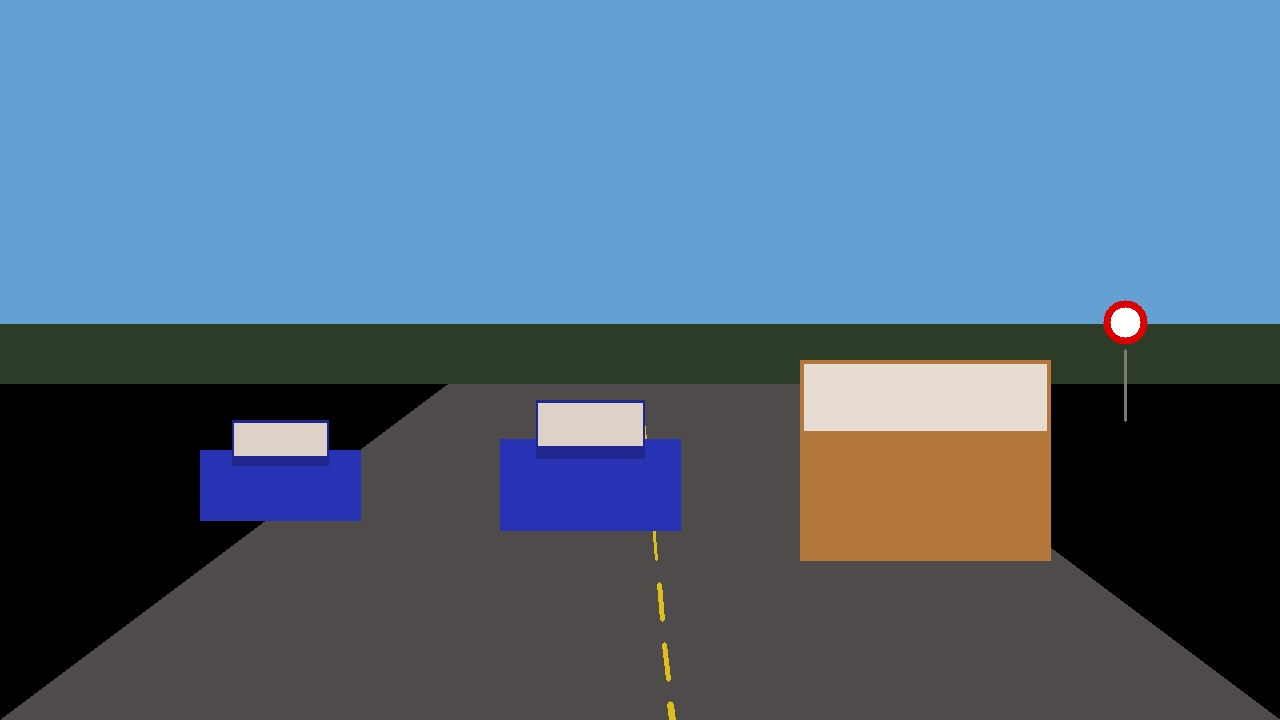
#> input picture data/sample/images/100k/train/sample_0001_train.jpg, 1280 x 720 px, found by its file name
$ python pedestrian_crossing.py
#> lines starting #> are read from the running program, lines starting #| are printed output that depends on the picture; after the words box and inside, x2 and y2 are one past the last pixel; in counts of white or black regions, pixels touching at a corner belong together
### carla_scenarios/scenario_base.py
"""
CARLA Scenario Base & Physics Engine.
Defines scenario parameters, ego vehicle kinematics, actor trajectories,
and frame generation for both live CARLA simulator and standalone simulation.
"""

from __future__ import annotations
from dataclasses import dataclass
import os
import numpy as np
import cv2
from typing import Any, Dict, List, Tuple


@dataclass
class ActorState:
    """State of an actor (vehicle, pedestrian) in camera coordinates (X: right, Y: down, Z: forward)."""

    actor_id: int
    class_name: str
    x: float  # metres (lateral offset from camera optical axis)
    y: float  # metres (vertical offset, 0 is camera height ~1.6m above road)
    z: float  # metres (longitudinal distance forward)
    width: float  # physical width in metres
    height: float  # physical height in metres
    length: float  # physical length in metres
    vx: float = 0.0  # lateral velocity m/s
    vz: float = 0.0  # longitudinal velocity m/s

    def get_bbox_2d(
        self, f: float = 640.0, cx: float = 640.0, cy: float = 360.0
    ) -> List[float]:
        """Projects 3D bounding box to 2D image coordinates [x1, y1, x2, y2]."""
        if self.z <= 0.1:
            return [0.0, 0.0, 0.0, 0.0]

        # Center in image
        u_c = cx + (self.x / self.z) * f
        v_c = cy + (self.y / self.z) * f

        # Pixel dimensions
        w_px = (self.width / self.z) * f
        h_px = (self.height / self.z) * f

        x1 = max(0.0, u_c - w_px / 2.0)
        y1 = max(0.0, v_c - h_px / 2.0)
        x2 = min(1280.0, u_c + w_px / 2.0)
        y2 = min(720.0, v_c + h_px / 2.0)

        return [float(x1), float(y1), float(x2), float(y2)]


@dataclass
class EgoVehicleKinematics:
    """Ego vehicle longitudinal kinematics with throttle, braking, and physics."""

    speed_mps: float = 8.33  # ~30 km/h initial speed
    position_m: float = 0.0
    throttle: float = 0.3
    brake: float = 0.0
    steer: float = 0.0
    max_accel: float = 2.5  # m/s^2
    max_brake_decel: float = 6.5  # m/s^2
    is_stopped: bool = False

    def update(self, dt: float = 0.05) -> None:
        if self.brake > 0.0:
            # Active braking
            decel = self.brake * self.max_brake_decel
            self.speed_mps = max(0.0, self.speed_mps - decel * dt)
            if self.speed_mps < 0.1:
                self.speed_mps = 0.0
                self.is_stopped = True
        else:
            # Cruising with throttle
            target_speed = 8.33 * max(0.1, self.throttle / 0.3)
            if self.speed_mps < target_speed:
                self.speed_mps = min(target_speed, self.speed_mps + self.max_accel * dt)

        self.position_m += self.speed_mps * dt


class ScenarioSimulation:
    """
    Simulates a dynamic driving scenario generating synchronized RGB + 24-bit Depth frames
    at 20 FPS with active ego vehicle reaction.
    """

    def __init__(
        self, scenario_name: str = "pedestrian", weather: str = "clear"
    ) -> None:
#> called with scenario_name = 'pedestrian', weather = 'clear'
        self.scenario_name = scenario_name.lower()
        self.weather = weather.lower()
        self.fps = 20.0
        self.dt = 1.0 / self.fps
        self.frame_idx = 0
        self.sim_time = 0.0
        self.ego = EgoVehicleKinematics()
        self.actors: List[ActorState] = []

        # Precompute static road depth template
        h, w = 720, 1280
        self._road_depth = np.full((h, w), 80.0, dtype=np.float32)
        horizon = 360
        y_coords = np.arange(horizon, h, dtype=np.float32)
        dists = np.clip((1.6 * 640.0) / (y_coords - horizon + 1e-3), 2.0, 80.0)
        self._road_depth[horizon:, :] = dists[:, None]

        # Asset memory cache to eliminate per-frame disk I/O
        self._assets = {}
        for key in ("pedestrian", "car"):
            p = f"data/sample/assets/{key}.png"
            if os.path.exists(p):
                self._assets[key] = cv2.imread(p)

        # Precompute rain streak overlays (10 cyclic patterns)
        self._rain_patterns = []
        for seed in range(10):
            np.random.seed(seed)
            r_layer = np.zeros((h, w, 3), dtype=np.uint8)
            num_streaks = 120
            rx = np.random.randint(0, w, num_streaks)
            ry = np.random.randint(0, h - 20, num_streaks)
            for x, y in zip(rx, ry):
                cv2.line(r_layer, (x, y), (x + 2, y + 15), (200, 200, 220), 1)
            self._rain_patterns.append(r_layer)

        self._init_scenario()

    def _init_scenario(self) -> None:
        self.ego = EgoVehicleKinematics(speed_mps=8.5, throttle=0.3)
        self.actors.clear()

        if "pedestrian" in self.scenario_name:
            # Pedestrian crossing from right sidewalk (x=+3.5m) to left (x=-3.5m) at distance z=26m
            # Walking speed: -1.2 m/s lateral
            ped = ActorState(
                actor_id=101,
                class_name="person",
                x=3.2,
                y=0.2,  # centered near eye height
                z=25.0,
                width=0.6,
                height=1.75,
                length=0.4,
                vx=-1.1,  # crossing towards ego lane center (x=0)
                vz=0.0,
            )
            self.actors.append(ped)

        elif "lead_car" in self.scenario_name or "lead" in self.scenario_name:
            # Lead vehicle 22m ahead traveling at same initial speed, then brakes hard at t=1.0s
            lead = ActorState(
                actor_id=202,
                class_name="car",
                x=0.0,  # directly in ego lane
                y=0.2,
                z=22.0,
                width=1.9,
                height=1.5,
                length=4.5,
                vx=0.0,
                vz=8.0,  # initially cruising at 8 m/s
            )
            self.actors.append(lead)

        elif "night" in self.scenario_name:
            # Night scenario: lead vehicle at 28m and oncoming traffic at x=-3.5m
            lead = ActorState(
                actor_id=303,
                class_name="car",
                x=0.0,
                y=0.2,
                z=28.0,
                width=1.9,
                height=1.5,
                length=4.5,
                vx=0.0,
                vz=7.5,
            )
            self.actors.append(lead)
            self.weather = "night"

        elif "rain" in self.scenario_name:
            # Rain scenario: pedestrian on shoulder and car ahead
            car = ActorState(
                actor_id=404,
                class_name="car",
                x=0.1,
                y=0.2,
                z=24.0,
                width=1.9,
                height=1.5,
                length=4.5,
                vx=0.0,
                vz=6.5,
            )
            self.actors.append(car)
            self.weather = "rain"

        else:
            # Generic highway scenario
            car = ActorState(
                actor_id=505,
                class_name="car",
                x=0.0,
                y=0.2,
                z=26.0,
                width=1.9,
                height=1.5,
                length=4.5,
            )
            self.actors.append(car)

    def apply_control(
        self, throttle: float = 0.0, brake: float = 0.0, steer: float = 0.0
    ) -> None:
        self.ego.throttle = float(throttle)
        self.ego.brake = float(brake)
        self.ego.steer = float(steer)

    def step(self) -> Tuple[np.ndarray, np.ndarray, Dict[str, Any]]:
        """
        Advances simulation by 1 tick (dt=0.05s).
        Returns:
            rgb_frame: np.ndarray (720, 1280, 3) BGR8
            depth_gt: np.ndarray (720, 1280, 3) CARLA 24-bit encoded depth
            telemetry: Dict with ego speed, braking, actor states
        """
        old_ego_pos = self.ego.position_m
        self.ego.update(self.dt)
        ego_delta = self.ego.position_m - old_ego_pos
        self.sim_time += self.dt
        self.frame_idx += 1

        # Update actors relative to ego vehicle
        for actor in self.actors:
            # Longitudinal distance decreases as ego advances
            actor.z = max(1.5, actor.z + (actor.vz * self.dt) - ego_delta)
            # Lateral position changes by actor vx
            actor.x += actor.vx * self.dt

            # Scenario specific logic
            if "lead" in self.scenario_name and self.sim_time > 1.2:
                # Lead car applies emergency brakes at t=1.2s
                actor.vz = max(0.0, actor.vz - 5.5 * self.dt)

        # Generate frames
        rgb_frame, depth_gt = self._render_frame()

        telemetry = {
            "frame_idx": self.frame_idx,
            "sim_time": self.sim_time,
            "ego_speed_kmh": self.ego.speed_mps * 3.6,
            "ego_brake": self.ego.brake,
            "ego_throttle": self.ego.throttle,
            "ego_stopped": self.ego.is_stopped,
            "actors": [
                {
                    "id": a.actor_id,
                    "class": a.class_name,
                    "x": a.x,
                    "z": a.z,
                    "bbox": a.get_bbox_2d(),
                }
                for a in self.actors
            ],
        }

        return rgb_frame, depth_gt, telemetry

    def _render_frame(self) -> Tuple[np.ndarray, np.ndarray]:
        """Renders synthetic driving scene matching CARLA camera intrinsics & depth encoding."""
        h, w = 720, 1280
        bg_path = "data/sample/images/100k/train/sample_0001_train.jpg"
        if not hasattr(self, "_base_bg") or self._base_bg is None:
            if os.path.exists(bg_path):
                self._base_bg = cv2.imread(bg_path)
#> self._base_bg is the input picture: shape (720, 1280, 3); mean B, G, R 128.9, 106.9, 82.2
            else:
                self._base_bg = np.zeros((h, w, 3), dtype=np.uint8)
                self._base_bg[:360, :] = [185, 140, 100]
                self._base_bg[360:, :] = [65, 65, 65]

        rgb = self._base_bg.copy()
        depth_m = self._road_depth.copy()

        horizon = 360
        if "night" in self.weather:
            rgb = cv2.convertScaleAbs(rgb, alpha=0.35, beta=-20)
        elif "rain" in self.weather:
            rgb = cv2.convertScaleAbs(rgb, alpha=0.85, beta=10)

        # 2. Lane markings (left and right)
        lane_pts_left = []
        lane_pts_right = []
        for y in range(horizon + 20, h, 20):
            z = (1.6 * 640.0) / (y - horizon)
            # Left lane at x = -1.8m, right lane at x = +1.8m
            u_l = int(640 + (-1.8 / z) * 640.0)
            u_r = int(640 + (1.8 / z) * 640.0)
            lane_pts_left.append((u_l, y))
            lane_pts_right.append((u_r, y))

        for (ul, y), (ur, _) in zip(lane_pts_left, lane_pts_right):
            if 0 <= ul < w:
                cv2.circle(rgb, (ul, y), 3, (255, 255, 255), -1)
            if 0 <= ur < w:
                cv2.circle(rgb, (ur, y), 3, (255, 255, 255), -1)
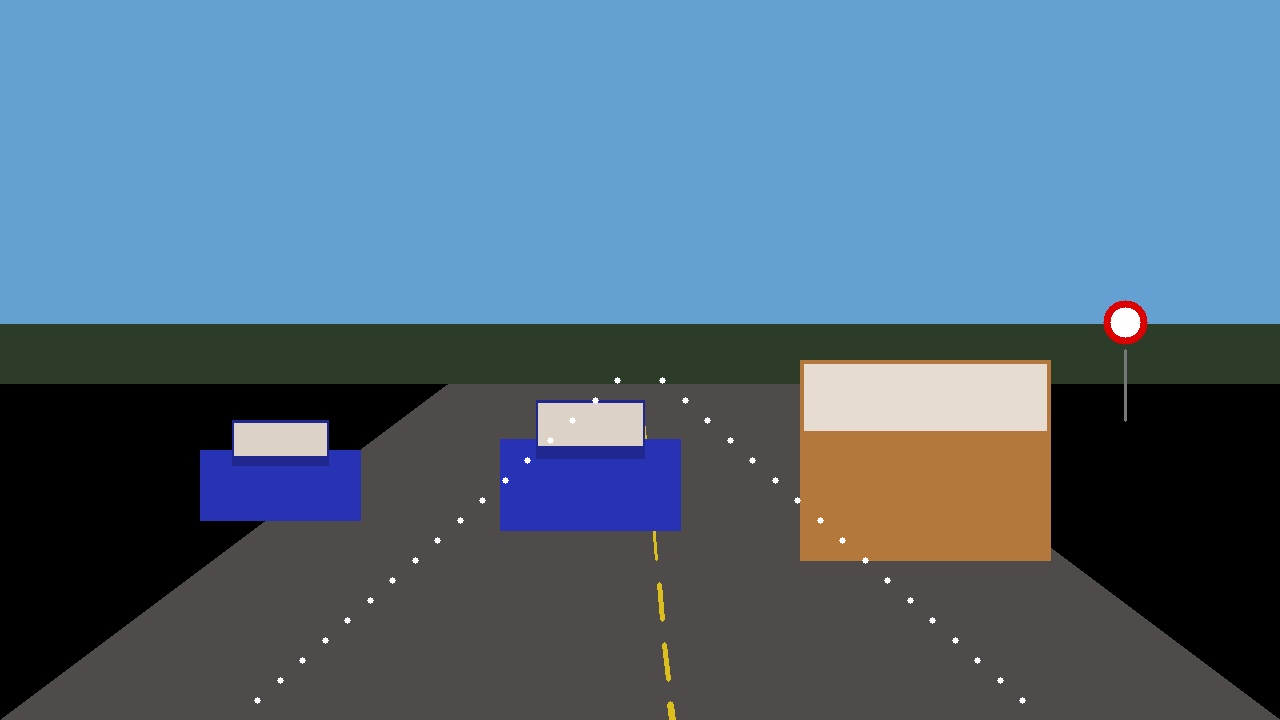
#> rgb: shape (720, 1280, 3); 0.11% of pixels changed, all inside (x1, y1, x2, y2) = (254, 377, 1026, 704)

        # 3. Render Actors (Pedestrians, Vehicles)
        for actor in sorted(self.actors, key=lambda a: -a.z):
            bbox = actor.get_bbox_2d()
            x1, y1, x2, y2 = [int(v) for v in bbox]
            if x2 > x1 and y2 > y1 and actor.z > 0.5:
                # Update depth map
                depth_m[y1:y2, x1:x2] = np.minimum(depth_m[y1:y2, x1:x2], actor.z)

                # Composite real photorealistic asset if available
                aw = max(10, x2 - x1)
                ah = max(20, y2 - y1)
                asset_key = "pedestrian" if actor.class_name == "person" else "car"
                asset_img = self._assets.get(asset_key)

                if asset_img is not None:
                    asset_res = cv2.resize(asset_img, (aw, ah))
                    rgb[y1:y2, x1:x2] = asset_res
                else:
                    col = (
                        (50, 60, 140) if actor.class_name == "person" else (170, 40, 40)
                    )
                    cv2.rectangle(rgb, (x1, y1), (x2, y2), col, -1)
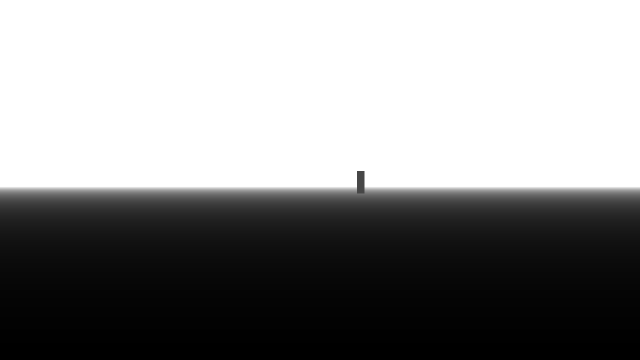
#> depth_m: shape (720, 1280) float32 (shown at 1/2 size); min 2.85, max 80, mean 46.2; drawn with min black and max white
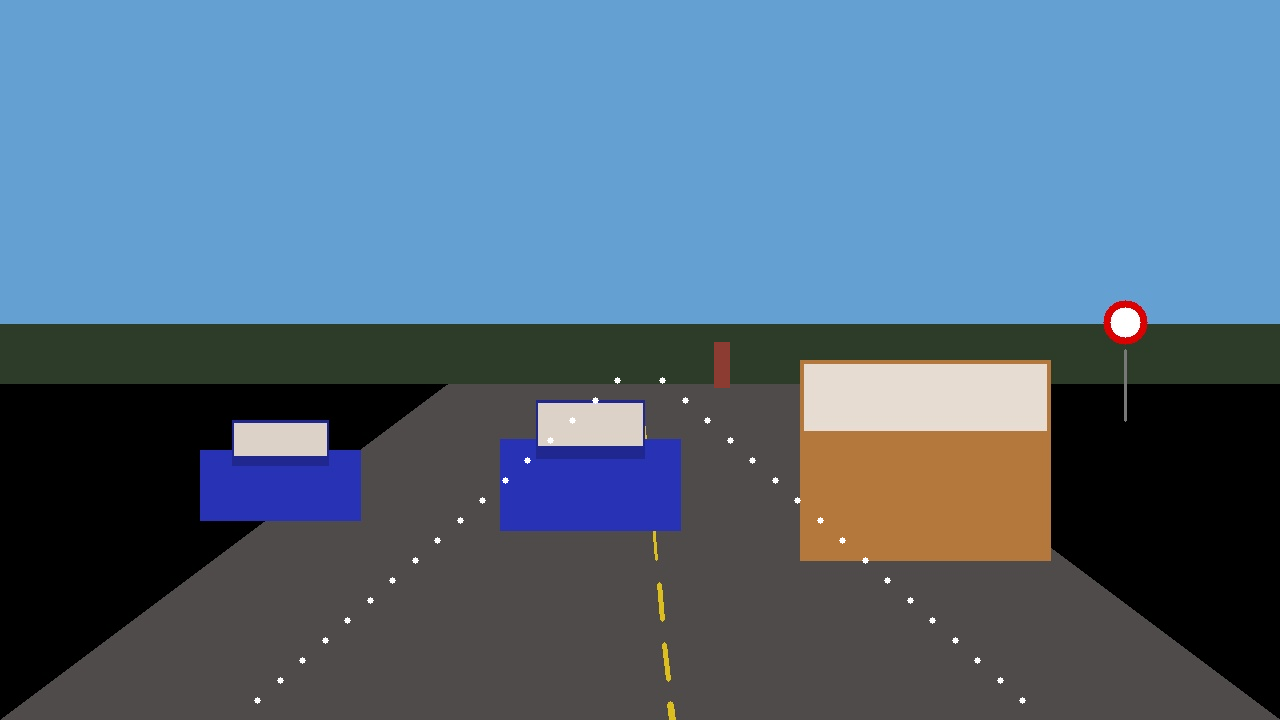
#> rgb: shape (720, 1280, 3); 0.08% of pixels changed, all inside (x1, y1, x2, y2) = (714, 342, 730, 388)

        # 4. Weather Overlays (Night headlights / Rain streaks)
        if "night" in self.weather:
            # Ego headlights cone
            mask = np.zeros((h, w), dtype=np.uint8)
            cone_pts = np.array(
                [[500, 360], [780, 360], [1280, 720], [0, 720]], dtype=np.int32
            )
            cv2.fillPoly(mask, [cone_pts], 255)
            # Additive illumination
            rgb = cv2.addWeighted(
                rgb, 0.7, cv2.cvtColor(mask, cv2.COLOR_GRAY2BGR), 0.3, 0
            )

        elif "rain" in self.weather:
            # Fast vectorized rain overlay
            pat = self._rain_patterns[self.frame_idx % len(self._rain_patterns)]
            rgb = cv2.add(rgb, pat)

        # [8 lines of commented-out code are left out]
        d_norm = np.clip(depth_m / 1000.0, 0.0, 1.0)
        int_depth = ((256**3 - 1) * d_norm).astype(np.uint32)
        depth_carla_encoded = int_depth.view(np.uint8).reshape((h, w, 4))[:, :, :3]
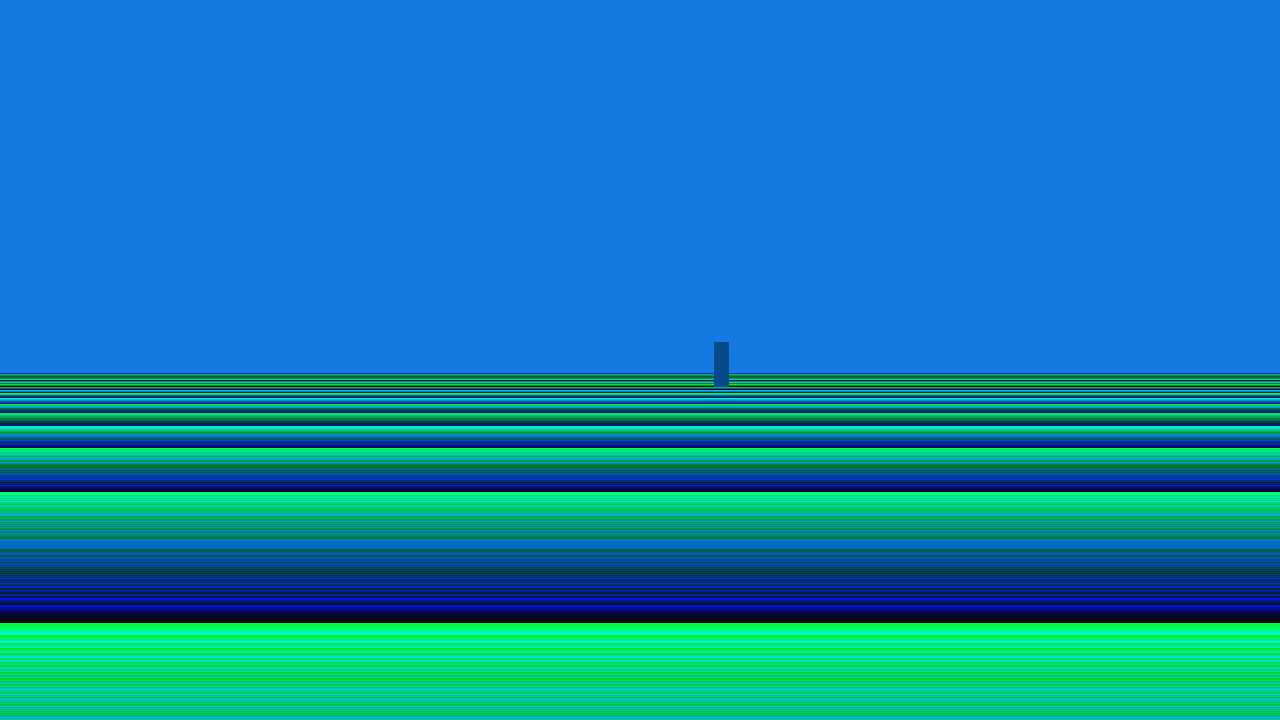
#> depth_carla_encoded: shape (720, 1280, 3); mean of channels 0, 1, 2 175.5, 129.2, 11.3; drawn as B, G, R

        return rgb, depth_carla_encoded


__all__ = ["ActorState", "EgoVehicleKinematics", "ScenarioSimulation"]

### carla_scenarios/pedestrian_crossing.py
"""
Scenario: Pedestrian Crossing.
A pedestrian steps out from the sidewalk and crosses the ego vehicle corridor.
When the ego perception detects TTC < 2.5s or distance < 8m, the vehicle executes emergency braking.
"""

from __future__ import annotations
import argparse
from carla_scenarios.scenario_base import ScenarioSimulation


def run_scenario(
    duration_sec: float = 6.0, fps: float = 20.0, output_dir: str | None = None
) -> ScenarioSimulation:
    sim = ScenarioSimulation(scenario_name="pedestrian", weather="clear")
    total_frames = int(duration_sec * fps)
    print(
        f"[SCENARIO] Starting Pedestrian Crossing Scenario ({total_frames} frames)..."
    )

    for i in range(total_frames):
        rgb, depth_gt, telemetry = sim.step()
#> telemetry = 7 items
        # Reactive brake simulation check if standalone
        for actor in telemetry["actors"]:
            if actor["class"] == "person":
                dist = actor["z"]
                speed = telemetry["ego_speed_kmh"] / 3.6
                ttc = dist / max(0.1, speed) if speed > 0.1 else float("inf")
                # Ego lane corridor is |x| < 1.5m
                if abs(actor["x"]) < 1.5 and (ttc < 2.5 or dist < 8.0):
                    sim.apply_control(brake=1.0, throttle=0.0)
                    print(
                        f"  [FRAME {i}] ⚠️ Emergency Brake Activated! Pedestrian at {dist:.2f}m, TTC={ttc:.2f}s"
                    )
                    break
#> this loop made 1 pass
#> (dist, speed, ttc) on pass 1: (24.57, 8.5, 2.89)

        if telemetry["ego_stopped"]:
            print(
                f"  [FRAME {i}] Ego vehicle safely stopped. Final distance to pedestrian: {sim.actors[0].z:.2f}m"
            )
            break

    return sim


if __name__ == "__main__":
    parser = argparse.ArgumentParser(description="Pedestrian Crossing Scenario")
    parser.add_argument("--duration", type=float, default=5.0)
    args = parser.parse_args()
    run_scenario(duration_sec=args.duration)
